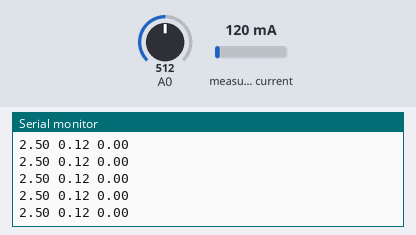
Recording of a sketch running on a simulated Arduino Uno, built with avr-gcc and run on an emulated ATmega328P. Parts: the last lines printed to the serial monitor. The test bench sets the inputs (shaded band); at power-on: measured current 120 mA, A0 = 512.

Above: at 1.2 s.
1.3 s: measured current set to 40 mA
At 1.58 s:
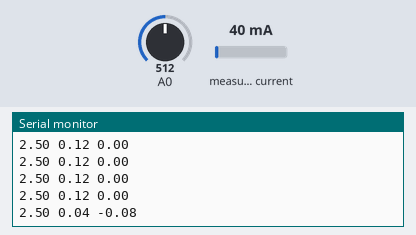
2.8 s: A0 set to 716
At 2.84 s:
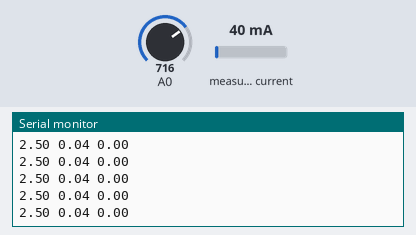
4.3 s: measured current set to 500 mA
At 4.45 s:
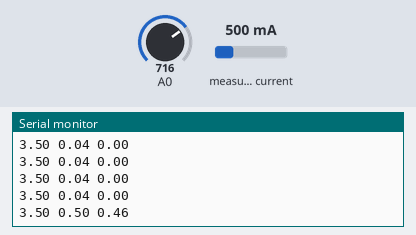
5.8 s: A0 set to 900
At 5.89 s:
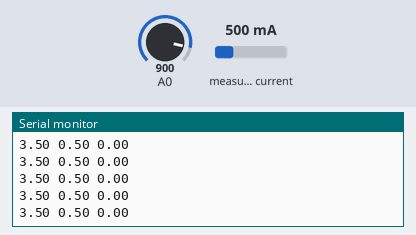
Timing chart, 0 to 8.8 s (numbered marks = the images above; inputs shaded):
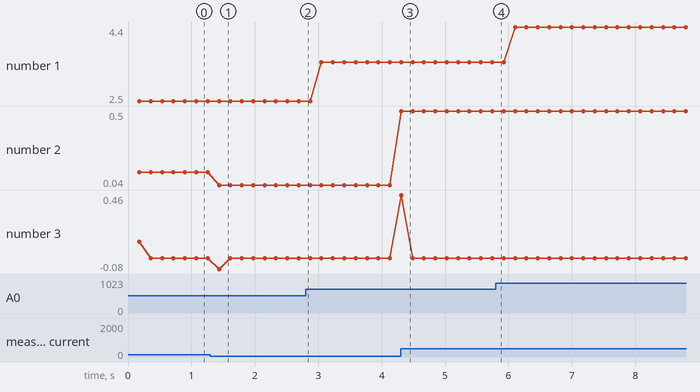

The sketch:

current-clamp-test.ino
```cpp
// based on work done at: https://olimex.wordpress.com/2015/09/29/energy-monitoring-with-arduino-and-current-clamp-sensor/
// and: https://learn.openenergymonitor.org/electricity-monitoring/ct-sensors/interface-with-arduino?redirected=true
//
//double voltage = 0;
//
//void setup() {
//  Serial.begin(9600);
//  pinMode(A0, INPUT);
//}
//
//void loop() {
//  // put your main code here, to run repeatedly:
//
//  Serial.println(voltage);
//  voltage = analogRead(A0);
//  delay(1000);
//}


// EmonLibrary examples openenergymonitor.org, Licence GNU GPL V3

#include "EmonLib.h"                   // Include Emon Library
EnergyMonitor emon1;                   // Create an instance
int sensorValue;
double Irms = 0;
double voltage = 0;
double lastValue = 0;

void setup()
{
  Serial.begin(9600);
  emon1.current(0, 50);             // Current: input pin, calibration.
}

void loop()


{
  sensorValue  = analogRead(A0);  // read the input pin
float voltage= sensorValue * (5.0 / 1023.0);
  double Irms = emon1.calcIrms(1480);  // Calculate Irms only
  double delta = Irms - lastValue;
  lastValue = Irms;
  Serial.print(voltage);

  Serial.print(" ");
  Serial.print(Irms);
  Serial.print(" ");
  Serial.print(delta);
  Serial.println("");


}
```

Measured:
- after the input at 1.3 s, the serial monitor: prints a new line after 0.14 s (image 1)
- after the input at 4.3 s, the serial monitor: prints a new line at once (image 3)
- plotted number 1: 2.5 → 3.5 after the input at 2.8 s, 3.5 → 4.4 after the input at 5.8 s
- plotted number 2: 0.12 → 0.04 after the input at 1.3 s, 0.04 → 0.5 after the input at 4.3 s
